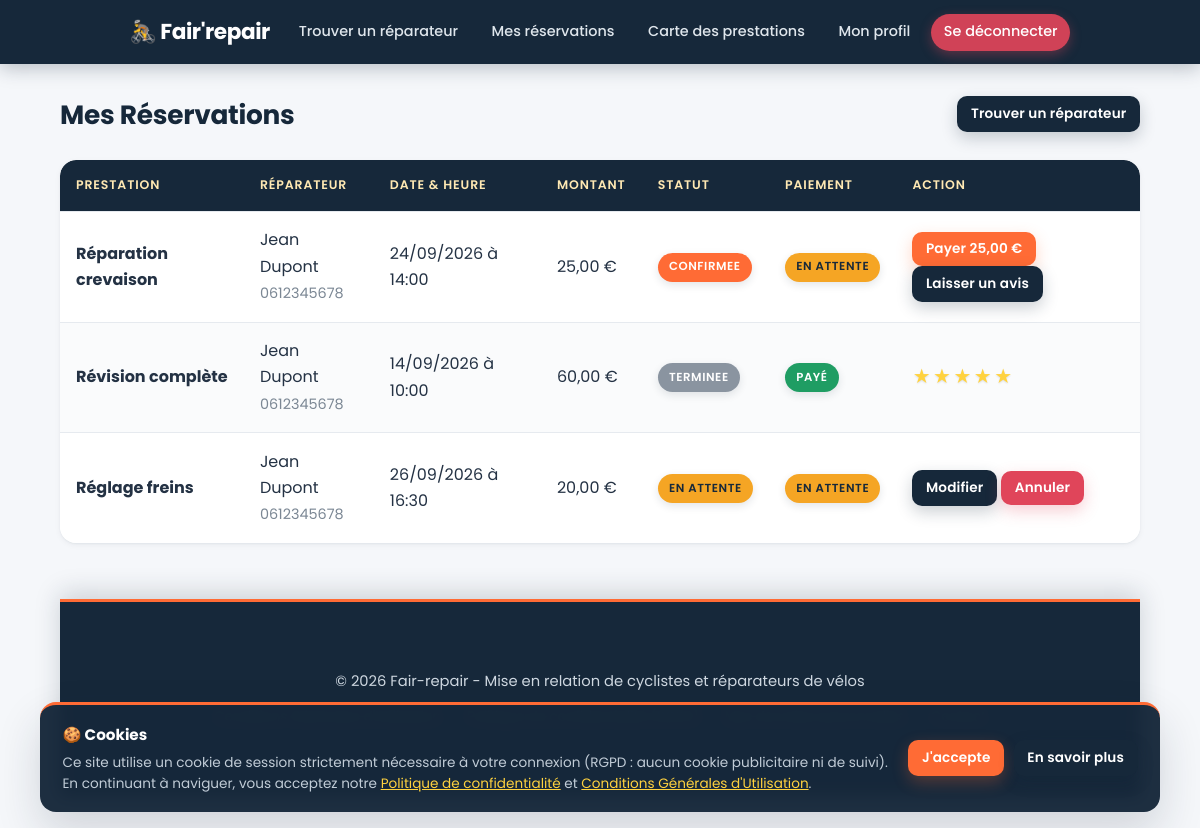
/mes_reservations.php (signed in), run on the app's committed database.
### tables this page shows
CREATE TABLE `reservations` (
  `id` int unsigned NOT NULL AUTO_INCREMENT,
  `client_id` int unsigned NOT NULL,
  `service_id` int unsigned NOT NULL,
  `adresse` varchar(255) NOT NULL,
  `code_postal` varchar(10) NOT NULL,
  `ville` varchar(100) NOT NULL,
  `date_intervention` date NOT NULL,
  `heure_intervention` time NOT NULL,
  `type` enum('immediate','planifiee') NOT NULL DEFAULT 'planifiee',
  `statut` enum('en_attente','confirmee','annulee','terminee') NOT NULL DEFAULT 'en_attente',
  `montant` decimal(10,2) NOT NULL,
  `created_at` timestamp NULL DEFAULT CURRENT_TIMESTAMP,
  `updated_at` timestamp NULL DEFAULT CURRENT_TIMESTAMP ON UPDATE CURRENT_TIMESTAMP,
  PRIMARY KEY (`id`),
  KEY `idx_client` (`client_id`),
  KEY `idx_service` (`service_id`),
  KEY `idx_statut` (`statut`),
  CONSTRAINT `fk_reserv_client` FOREIGN KEY (`client_id`) REFERENCES `users` (`id`) ON DELETE CASCADE,
  CONSTRAINT `fk_reserv_service` FOREIGN KEY (`service_id`) REFERENCES `services` (`id`) ON DELETE CASCADE
);

CREATE TABLE `services` (
  `id` int unsigned NOT NULL AUTO_INCREMENT,
  `user_id` int unsigned NOT NULL,
  `titre` varchar(150) NOT NULL,
  `description` text NOT NULL,
  `tarif` decimal(10,2) NOT NULL,
  `rayon` int unsigned NOT NULL DEFAULT '10',
  `image` varchar(255) DEFAULT NULL,
  `created_at` timestamp NULL DEFAULT CURRENT_TIMESTAMP,
  `updated_at` timestamp NULL DEFAULT CURRENT_TIMESTAMP ON UPDATE CURRENT_TIMESTAMP,
  PRIMARY KEY (`id`),
  KEY `idx_user` (`user_id`),
  CONSTRAINT `fk_services_user` FOREIGN KEY (`user_id`) REFERENCES `users` (`id`) ON DELETE CASCADE
);

CREATE TABLE `users` (
  `id` int unsigned NOT NULL AUTO_INCREMENT,
  `prenom` varchar(100) NOT NULL,
  `nom` varchar(100) NOT NULL,
  `adresse` varchar(255) NOT NULL,
  `code_postal` varchar(10) NOT NULL,
  `ville` varchar(100) NOT NULL,
  `email` varchar(190) NOT NULL,
  `telephone` varchar(20) NOT NULL,
  `mot_de_passe` varchar(255) NOT NULL,
  `reset_token` varchar(255) DEFAULT NULL,
  `reset_expires` datetime DEFAULT NULL,
  `role` enum('client','reparateur') NOT NULL DEFAULT 'client',
  `latitude` decimal(10,7) DEFAULT NULL,
  `longitude` decimal(10,7) DEFAULT NULL,
  `created_at` timestamp NULL DEFAULT CURRENT_TIMESTAMP,
  `updated_at` timestamp NULL DEFAULT CURRENT_TIMESTAMP ON UPDATE CURRENT_TIMESTAMP,
  PRIMARY KEY (`id`),
  UNIQUE KEY `email` (`email`),
  KEY `idx_role` (`role`),
  KEY `idx_ville` (`ville`)
);

### mes_reservations.php (the view, shortened to what this page needs)
<?php
require_once 'db.php';
$client_id = $_SESSION['user_id'];
$stmt = $pdo->prepare("
    SELECT r.*, s.titre, u.prenom AS rep_prenom, u.nom AS rep_nom, u.telephone AS rep_tel,
           p.id AS paiement_id, p.statut AS paiement_statut,
           a.id AS avis_id, a.note AS avis_note
    FROM reservations r
    JOIN services s ON r.service_id = s.id
    JOIN users u ON s.user_id = u.id
    LEFT JOIN paiements p ON p.reservation_id = r.id
    LEFT JOIN avis a ON a.reservation_id = r.id
    WHERE r.client_id = ?
    ORDER BY r.created_at DESC
");
$stmt->execute([$client_id]);
$reservations = $stmt->fetchAll();
require_once 'header.php';
?>
<div class="top-bar">
    <h1>Mes Réservations</h1>
    <a href="services.php" class="btn btn-secondary btn-sm">Trouver un réparateur</a>
</div>
<?php if (empty($reservations)): ?>
    <div class="empty-message">Vous n'avez effectué aucune réservation pour le moment.</div>
<?php else: ?>
    <div class="table-wrap">
        <table>
            <thead>
                <tr>
                    <th>Prestation</th>
                    <th>Réparateur</th>
                    <th>Date & Heure</th>
                    <th>Montant</th>
                    <th>Statut</th>
                    <th>Paiement</th>
                    <th>Action</th>
                </tr>
            </thead>
            <tbody>
                <?php foreach ($reservations as $res): ?>
                    <tr>
                        <td><strong><?= htmlspecialchars($res['titre']) ?></strong></td>
                        <td>
                            <?= htmlspecialchars($res['rep_prenom'] . ' ' . $res['rep_nom']) ?><br>
                            <small class="muted"><?= htmlspecialchars($res['rep_tel']) ?></small>
                        </td>
                        <td><?= date('d/m/Y', strtotime($res['date_intervention'])) ?> à <?= substr($res['heure_intervention'], 0, 5) ?></td>
                        <td><?= number_format($res['montant'], 2, ',', ' ') ?> €</td>
                        <td><span class="badge st-<?= htmlspecialchars($res['statut']) ?>"><?= str_replace('_', ' ', htmlspecialchars($res['statut'])) ?></span></td>
                        <td>
                            <?php if ($res['paiement_statut']): ?>
                                <span class="badge st-<?= htmlspecialchars($res['paiement_statut']) ?>">
                                    <?= $res['paiement_statut'] === 'paye' ? 'Payé' : ($res['paiement_statut'] === 'rembourse' ? 'Remboursé' : 'En attente') ?>
                                </span>
                            <?php else: ?>
                                <span class="muted">—</span>
                            <?php endif; ?>
                        </td>
                        <td>
                            <?php if ($res['statut'] === 'en_attente'): ?>
                                <a href="modifier_reservation.php?id=<?= (int) $res['id'] ?>" class="btn btn-secondary btn-sm">Modifier</a>
                                <form method="POST" class="form-inline" onsubmit="return confirm('Annuler cette réservation ?');">
                                    <button type="submit" class="btn btn-danger btn-sm">Annuler</button>
                                </form>
                            <?php elseif ($res['statut'] === 'confirmee' || $res['statut'] === 'terminee'): ?>
                                <?php if ($res['paiement_statut'] === 'en_attente'): ?>
                                    <form method="POST" class="form-inline">
                                        <button type="submit" class="btn btn-sm">Payer <?= number_format($res['montant'], 2, ',', ' ') ?> €</button>
                                    </form>
                                <?php endif; ?>
                                <?php if (!$res['avis_id']): ?>
                                    <a href="avis.php?reservation_id=<?= (int) $res['id'] ?>" class="btn btn-secondary btn-sm">Laisser un avis</a>
                                <?php else: ?>
                                    <span class="stars" title="Note : <?= (int) $res['avis_note'] ?>/5">
                                        <?php for ($i = 1; $i <= 5; $i++) echo $i <= (int) $res['avis_note'] ? '★' : '<span class="stars-empty">★</span>'; ?>
                                    </span>
                                <?php endif; ?>
                            <?php else: ?>
                                —
                            <?php endif; ?>
                        </td>
                    </tr>
                <?php endforeach; ?>
            </tbody>
        </table>
    </div>
<?php endif; ?>
<?php require_once 'footer.php'; ?>

### style.css (style rules this page uses)
:root { --primary: #ff6b35; --primary-hover: #e8571f; --primary-soft: rgba(255, 107, 53, 0.12); --secondary: #16283a; --secondary-hover: #0e1c2b; --accent: #ffd23f; --bg-color: #f5f7fa; --card-bg: #ffffff; --text-color: #243244; --text-muted: #7b8794; --border-color: #e6eaef; --danger: #e0455a; --warning: #f5a524; --info: #2f9fd0; --success: #1f9d63; --gray: #8a94a0; --radius: 16px; --radius-sm: 10px; --shadow-sm: 0 1px 2px rgba(22, 40, 58, .05), 0 2px 6px rgba(22, 40, 58, .05); --shadow-md: 0 8px 22px rgba(22, 40, 58, .09); --shadow-lg: 0 20px 45px rgba(22, 40, 58, .16); --transition: .2s cubic-bezier(.4, 0, .2, 1); }
* { box-sizing: border-box; margin: 0; padding: 0; font-family: 'Poppins', 'Segoe UI', system-ui, -apple-system, sans-serif; }
html { scroll-behavior: smooth; }
body { background-color: var(--bg-color); color: var(--text-color); line-height: 1.65; -webkit-font-smoothing: antialiased; text-rendering: optimizeLegibility; }
h1, h2, h3, h4 { color: var(--secondary); font-weight: 600; line-height: 1.25; letter-spacing: -.01em; }
a { color: var(--info); text-decoration: none; transition: color var(--transition); }
.top-bar { display: flex; justify-content: space-between; align-items: center; gap: 1rem; flex-wrap: wrap; margin-bottom: 1.75rem; }
.top-bar h1 { font-size: 1.65rem; font-weight: 700; }
.btn { display: inline-block; padding: .72rem 1.35rem; background-color: var(--primary); color: #fff; border: none; border-radius: var(--radius-sm); font-weight: 600; font-size: .95rem; letter-spacing: .01em; cursor: pointer; text-align: center; text-decoration: none; box-shadow: 0 6px 16px rgba(255, 107, 53, .28); transition: background var(--transition), transform var(--transition), box-shadow var(--transition); }
.btn-sm { padding: .42rem .85rem; font-size: .85rem; }
.btn-secondary { background-color: var(--secondary); box-shadow: 0 6px 16px rgba(22, 40, 58, .22); }
.btn-danger, .btn-reject, .btn-cancel { background-color: var(--danger); box-shadow: 0 6px 16px rgba(224, 69, 90, .26); }
.form-inline { display: inline-block; }
.table-wrap { overflow-x: auto; border-radius: var(--radius); box-shadow: var(--shadow-sm); background: var(--card-bg); margin-bottom: 1.25rem; -webkit-overflow-scrolling: touch; }
table { width: 100%; border-collapse: collapse; background: var(--card-bg); border-radius: var(--radius); overflow: hidden; }
th, td { padding: .95rem 1rem; text-align: left; border-bottom: 1px solid var(--border-color); vertical-align: middle; }
th { background-color: var(--secondary); color: #ffe9b3; font-weight: 600; font-size: .78rem; text-transform: uppercase; letter-spacing: .07em; white-space: nowrap; }
tbody tr:nth-child(even) td { background-color: #fafbfc; }
tr:last-child td { border-bottom: none; }
.badge, .role-badge { display: inline-block; padding: .3rem .7rem; border-radius: 999px; font-size: .73rem; font-weight: 600; letter-spacing: .05em; text-transform: uppercase; color: #fff; white-space: nowrap; box-shadow: 0 3px 8px rgba(22, 40, 58, .12); }
.st-en_attente { background-color: var(--warning); color: var(--secondary); }
.st-confirmee { background-color: var(--primary); }
.st-terminee { background-color: var(--gray); }
.badge-paye, .st-paye { background-color: var(--success); }
.muted { color: var(--text-muted); font-size: .9rem; }
.stars { color: var(--accent); font-size: 1.1rem; letter-spacing: 2px; text-shadow: 0 1px 2px rgba(0, 0, 0, .12); }

### data on the page
reservations: service.titre "Réparation crevaison", users.prenom+nom "Jean Dupont", users.telephone "0612345678", date_intervention "24/09/2026", heure_intervention "14:00", montant "25,00", statut "CONFIRMEE", shows "EN ATTENTE"
reservations: service.titre "Révision complète", users.prenom+nom "Jean Dupont", users.telephone "0612345678", date_intervention "14/09/2026", heure_intervention "10:00", montant "60,00", statut "TERMINEE", shows "PAYÉ"
reservations: service.titre "Réglage freins", users.prenom+nom "Jean Dupont", users.telephone "0612345678", date_intervention "26/09/2026", heure_intervention "16:30", montant "20,00", statut "EN ATTENTE"
